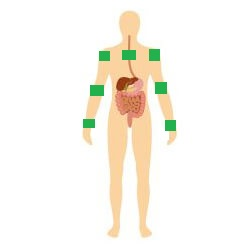
#> input picture markers_segmentation/human_copia.jpg, 250 x 250 px
$ python rgb2hsv_skeleton.py
#> lines starting #> are read from the running program, lines starting #| are printed output that depends on the picture; after the words box and inside, x2 and y2 are one past the last pixel; in counts of white or black regions, pixels touching at a corner belong together
from PIL import Image
import numpy as np
import math
import matplotlib.pyplot as plt
import time


#declaracion de variables conversion RGB-HSV-RGB para encontrar markers color verde en cuerpo


timein=time.time()
rgb_img = Image.open('human_copia.jpg')
#> rgb_img is the input picture: PIL image 250x250 RGB; mean R, G, B 249.9, 246.6, 238.8
[rows,columns] = rgb_img.size
#> rows = 250; columns = 250
Nrgb_img=np.zeros((rows, columns, 3), int)
h=np.zeros((rows,columns),dtype=float)
s=np.zeros((rows,columns),dtype=float)
v=np.zeros((rows,columns),dtype=float)
red=np.zeros((rows,columns),dtype=np.uint8)
green=np.zeros((rows,columns),dtype=np.uint8)
blue=np.zeros((rows,columns),dtype=np.uint8)


#######          declaracion de variables algoritmo median filter       ######


window=np.zeros(9,dtype=np.uint8)


###### #         declaracion de variables algoritmo erode               #######


r=2;c=r;
wi=r+1;wj=c+1;
global I2;
I2=np.zeros((rows,columns),dtype=int)


####   declaracion de variables algoritmo Connected-component labeling  ####


component=0
global label;
label=np.zeros((rows,columns),dtype=np.uint8)
####global I;
I=np.zeros((rows,columns),dtype=np.uint8)
####variables para encontrar centroide
sum_i=np.zeros(7,dtype=np.uint32)
sum_j=np.zeros(7,dtype=np.uint32)
ci=np.zeros(7,dtype=np.uint32)
cj=np.zeros(7,dtype=np.uint32)
num_pxl=np.zeros(7,dtype=np.uint32)


##################              rgb_to_hsv fuction       ###################


def rgb_to_hsv(r,g,b):
    r=r/255
    g=g/255
    b=b/255
####vALOR MAXIMO
    mx=r
    if g>mx:
        mx=g
        if b>mx:
            mx=b
#####VALOR MINIMO
    mn=r
    if g<mn:
        mn=g
        if b<mn:
            mn=b
#####CONVERSION
    df=mx-mn
    if mx==mn:
        h=0
    elif mx == r:
        h = (60*((g-b)/df) + 360)%360
    elif mx == g:
        h = (60*((b-r)/df) + 120)%360
    elif mx == b:
        h = (60*((r-g)/df) + 240)%360

    if mx==0:
        s=0
    else:
        s = df/mx
    h=h/2#de 0-360 a 0-180
    s=s*255#de 0-1 a 0-255
    v = mx*255#de 0-1 a 0-255
    return h,s,v


##################              hsv_to_rgb fuction       ###################


def hsv_to_rgb(h,s,v):
    h=h*2
    s=s/255
    v=v/255
    hsix=h/60
    hsixf=math.floor(hsix)
    hi=int(hsixf)%6
    f=hsix-hsixf;
    p=v*(1-s)
    q=v*(1-f*s)
    t=v*(1-(1-f)*s)
    r, g, b=0, 0, 0
    if hi==0:
        r, g, b = v, t, p
    elif hi==1:
        r, g, b = q, v, p
    elif hi==2:
        r, g, b = p, v, t
    elif hi==3:
        r, g, b = p, q, v
    elif hi==4:
        r, g, b = t, p, v
    elif hi==5:
        r, g, b = v, p, q
    r, g, b=int(r*255), int(g*255), int(b*255)
    return r, g, b


#####################              sort function             ###############


def sort(array,size):
    for k in range(1,size):
        key=array[k]
        p=k-1
        while p >= 0 and array[p] > key:
            array[p + 1] = array[p]
            p = p - 1
        array[p + 1] = key


############              conected component labeling function           ######


def CCL(x,y,c):
    global label
    global I2
    dx=np.array([-1,0,1,1,1,0,-1,-1])
    dy=np.array([1,1,1,0,-1,-1,-1,0])
    label[x,y]=c
    for i in range(0,8):
        nx=x+dx[i]
        ny=y+dy[i]
        if I2[nx,ny] and not(label[nx,ny]):
            CCL(nx,ny,c)
    return


###      loop de llamado de funciones para encontrar color verde       #####
###############               y de binarizacion        #####################


for i in range(0,rows):
    for j in range(0,columns):
#####llamado de funcion rgb_to_hsv
        rd,gn,bl=rgb_img.getpixel((i,j))
        h[i,j], s[i,j], v[i,j]= rgb_to_hsv(rd, gn, bl)
#####umbral en componentes h,s,v para filtrar color verde
        if h[i,j]>=25 and h[i,j]<=110 and s[i,j]>=110 and s[i,j]<=255  and v[i,j]>=140 and v[i,j]<=255:
            h[i,j], s[i,j], v[i,j] =h[i,j], s[i,j], v[i,j]
        else:
            h[i,j], s[i,j], v[i,j] =0, 0, 255
#####llamado de funcion hsv_to_rgb
        red[i,j], green[i,j], blue[i,j]=hsv_to_rgb(h[i,j],s[i,j],v[i,j])
#####conversion a imagen binaria
        if green[i,j] == 255:
            I[i,j]=0;
        else:
            I[i,j]=255;
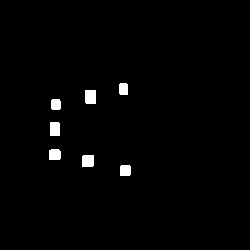
#> I: shape (250, 250); 1.4% white; 7 white regions, largest, box (x1, y1, x2, y2) and area: (85, 90, 96, 104) 153, (82, 155, 94, 167) 142, (50, 122, 60, 136) 139
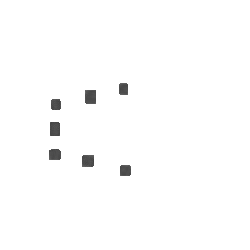
#> blue: shape (250, 250); min 66, max 255, mean 252.5


######################         loop median filter       ####################


for i in range(0,rows):
    for j in range(0,columns):
        if i>0 and i<rows-1 and j>0 and j<columns-1:
            window[0] = I[i-1,j-1]
            window[1] = I[i-1,j]
            window[2] = I[i-1,j+1]
            window[3] = I[i,j-1]
            window[4] = I[i,j]
            window[5] = I[i,j+1]
            window[6] = I[i+1,j-1]
            window[7] = I[i+1,j]
            window[8] = I[i+1,j+1]
            sort(window,9)
            I[i,j]=window[4]
#> I: shape (250, 250); 1.4% white; 7 white regions, largest, box (x1, y1, x2, y2) and area: (85, 90, 96, 104) 150, (82, 155, 94, 167) 140, (50, 122, 60, 136) 136


##########################      loop erode algorithm    #####################


for i in range(0,rows):
    for j in range(0,columns):
        if i>wi and i<rows-r and j>wj and j<columns-c: #para ventana de 5x5
            mn=I[i,j]
            mx= mn
            for i1 in range(i-wi,i+wi):
                for j1 in range(j-wj,j+wj):
                    if mn>I[i1,j1]:
                        mn=I[i1,j1]
            I2[i,j]=mn
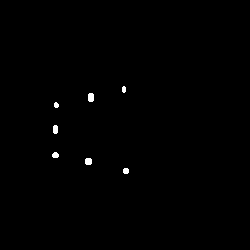
#> I2: shape (250, 250) int64; 0.4% white; 7 white regions, largest, box (x1, y1, x2, y2) and area: (88, 93, 94, 102) 50, (85, 158, 92, 165) 45, (53, 125, 58, 134) 41


###################   loop conected component labeling  ######################
3################     variables para encontrar centroide #####################


for i in range(0,rows):
    for j in range(0,columns):
        if I2[i,j] and not(label[i,j]):
            component=component+1
            CCL(i,j,component)
            #if label[i,j] == 3
            #    disp[i]
            #    disp[j]
        if label[i,j]==1:
            num_pxl[0]=num_pxl[0]+1
            sum_i[0] = sum_i[0] + i
            sum_j[0] = sum_j[0] + j
            ci[0] = round(sum_i[0]/num_pxl[0])
            cj[0]= round(sum_j[0]/num_pxl[0])
        elif label[i,j]==2:
            num_pxl[1]=num_pxl[1]+1
            sum_i[1] = sum_i[1] + i
            sum_j[1] = sum_j[1] + j
            ci[1] = round(sum_i[1]/num_pxl[1])
            cj[1]= round(sum_j[1]/num_pxl[1])
        elif label[i,j]==3:
            num_pxl[2]=num_pxl[2]+1
            sum_i[2] = sum_i[2] + i
            sum_j[2] = sum_j[2] + j
            ci[2] = round(sum_i[2]/num_pxl[2])
            cj[2]= round(sum_j[2]/num_pxl[2])
        elif label[i,j]==4:
            num_pxl[3]=num_pxl[3]+1
            sum_i[3] = sum_i[3] + i
            sum_j[3] = sum_j[3] + j
            ci[3] = round(sum_i[3]/num_pxl[3])
            cj[3]= round(sum_j[3]/num_pxl[3])
        elif label[i,j]==5:
            num_pxl[4]=num_pxl[4]+1
            sum_i[4] = sum_i[4] + i
            sum_j[4] = sum_j[4] + j
            ci[4] = round(sum_i[4]/num_pxl[4])
            cj[4]= round(sum_j[4]/num_pxl[4])
        elif label[i,j]==6:
            num_pxl[5]=num_pxl[5]+1
            sum_i[5] = sum_i[5] + i
            sum_j[5] = sum_j[5] + j
            ci[5] = round(sum_i[5]/num_pxl[5])
            cj[5]= round(sum_j[5]/num_pxl[5])
        elif label[i,j]==7:
            num_pxl[6]=num_pxl[6]+1
            sum_i[6] = sum_i[6] + i
            sum_j[6] = sum_j[6] + j
            ci[6] = round(sum_i[6]/num_pxl[6])
            cj[6]= round(sum_j[6]/num_pxl[6])


#####################        output result  ##################################


Imout=np.zeros((rows,columns),dtype=np.uint8)
for i in range(0,rows):
    for j in range(0,columns):
         if label[i,j]!=0:
             Imout[i,j]=0
         else:
             Imout[i,j]=0#255;
#> Imout: shape (250, 250); every value is 0

Imout[ci[0],cj[0]]=255
Imout[ci[1],cj[1]]=255
Imout[ci[2],cj[2]]=255
Imout[ci[3],cj[3]]=255
Imout[ci[4],cj[4]]=255
Imout[ci[5],cj[5]]=255
Imout[ci[6],cj[6]]=255

print(ci)
#| [ 89  97 105 129 155 161 170]
print(cj)
#| [124  90  56  55  55  88 126]
green=green.transpose()#para arreglar problema de volteo de los ejes x,y que provoca Image.fromarray
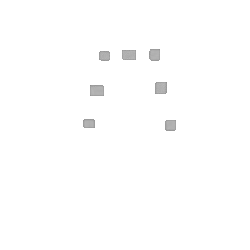
#> green: shape (250, 250); min 142, max 255, mean 253.8
green=Image.fromarray(green)
I=I.transpose()#para arreglar problema de volteo de los ejes x,y que provoca Image.fromarray
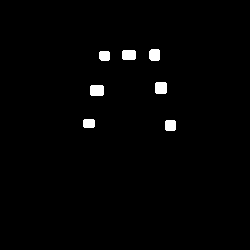
#> I: shape (250, 250); 1.4% white; 7 white regions, largest, box (x1, y1, x2, y2) and area: (90, 85, 104, 96) 150, (155, 82, 167, 94) 140, (122, 50, 136, 60) 136
I=Image.fromarray(I)
I2=I2.transpose()#para arreglar problema de volteo de los ejes x,y que provoca Image.fromarray
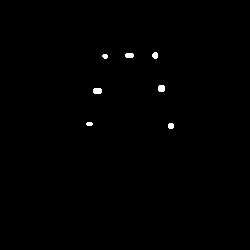
#> I2: shape (250, 250) int64; 0.4% white; 7 white regions, largest, box (x1, y1, x2, y2) and area: (93, 88, 102, 94) 50, (158, 85, 165, 92) 45, (125, 53, 134, 58) 41
#> (the run stopped early here; a loop or call above may not have finished)
